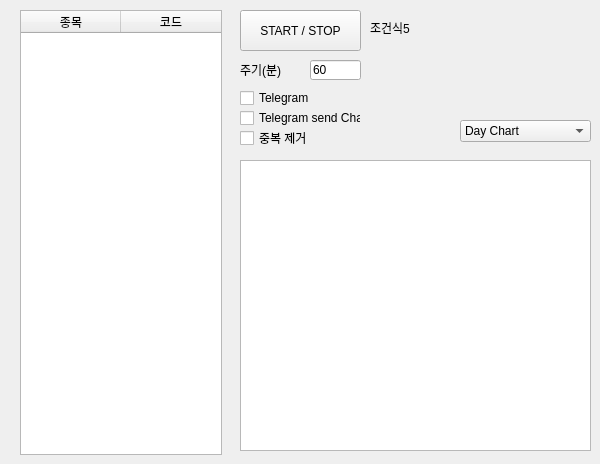
    <widget class="QWidget" name="tab_5">
     <attribute name="title">
      <string>조건식5</string>
     </attribute>
     <widget class="QCheckBox" name="cb_con_exp_chart_5">
      <property name="geometry">
       <rect>
        <x>240</x>
        <y>110</y>
        <width>121</width>
        <height>16</height>
       </rect>
      </property>
      <property name="text">
       <string>Telegram send Chart</string>
      </property>
     </widget>
     <widget class="QLabel" name="lb_con_exp_name_5">
      <property name="geometry">
       <rect>
        <x>370</x>
        <y>20</y>
        <width>151</width>
        <height>16</height>
       </rect>
      </property>
      <property name="sizePolicy">
       <sizepolicy hsizetype="Preferred" vsizetype="Preferred">
        <horstretch>0</horstretch>
        <verstretch>0</verstretch>
       </sizepolicy>
      </property>
      <property name="text">
       <string>조건식5</string>
      </property>
     </widget>
     <widget class="QPushButton" name="pb_con_exp_start_5">
      <property name="geometry">
       <rect>
        <x>240</x>
        <y>10</y>
        <width>121</width>
        <height>41</height>
       </rect>
      </property>
      <property name="text">
       <string>START / STOP</string>
      </property>
     </widget>
     <widget class="QLabel" name="label_7">
      <property name="geometry">
       <rect>
        <x>240</x>
        <y>60</y>
        <width>56</width>
        <height>20</height>
       </rect>
      </property>
      <property name="text">
       <string>주기(분)</string>
      </property>
     </widget>
     <widget class="QCheckBox" name="cb_con_exp_telegram_5">
      <property name="geometry">
       <rect>
        <x>240</x>
        <y>90</y>
        <width>121</width>
        <height>16</height>
       </rect>
      </property>
      <property name="text">
       <string>Telegram</string>
      </property>
     </widget>
     <widget class="QLineEdit" name="le_con_exp_cycle_5">
      <property name="geometry">
       <rect>
        <x>310</x>
        <y>60</y>
        <width>51</width>
        <height>20</height>
       </rect>
      </property>
      <property name="text">
       <string>60</string>
      </property>
     </widget>
     <widget class="QCheckBox" name="cb_con_exp_overlap_5">
      <property name="geometry">
       <rect>
        <x>240</x>
        <y>130</y>
        <width>121</width>
        <height>16</height>
       </rect>
      </property>
      <property name="text">
       <string>중복 제거</string>
      </property>
     </widget>
     <widget class="QTableWidget" name="tw_con_exp_5">
      <property name="geometry">
       <rect>
        <x>20</x>
        <y>10</y>
        <width>202</width>
        <height>445</height>
       </rect>
      </property>
      <property name="editTriggers">
       <set>QAbstractItemView::AnyKeyPressed|QAbstractItemView::EditKeyPressed</set>
      </property>
      <attribute name="verticalHeaderVisible">
       <bool>false</bool>
      </attribute>
      <column>
       <property name="text">
        <string>종목</string>
       </property>
      </column>
      <column>
       <property name="text">
        <string>코드</string>
       </property>
      </column>
     </widget>
     <widget class="QGraphicsView" name="gv_con_exp_photo_5">
      <property name="geometry">
       <rect>
        <x>240</x>
        <y>160</y>
        <width>351</width>
        <height>291</height>
       </rect>
      </property>
     </widget>
     <widget class="QComboBox" name="cb_con_exp_chart_save_5">
      <property name="geometry">
       <rect>
        <x>460</x>
        <y>120</y>
        <width>131</width>
        <height>22</height>
       </rect>
      </property>
      <item>
       <property name="text">
        <string>Day Chart</string>
       </property>
      </item>
      <item>
       <property name="text">
        <string>Week Chart</string>
       </property>
      </item>
      <item>
       <property name="text">
        <string>3 Month Chart</string>
       </property>
      </item>
      <item>
       <property name="text">
        <string>Year Chart</string>
       </property>
      </item>
     </widget>
    </widget>
